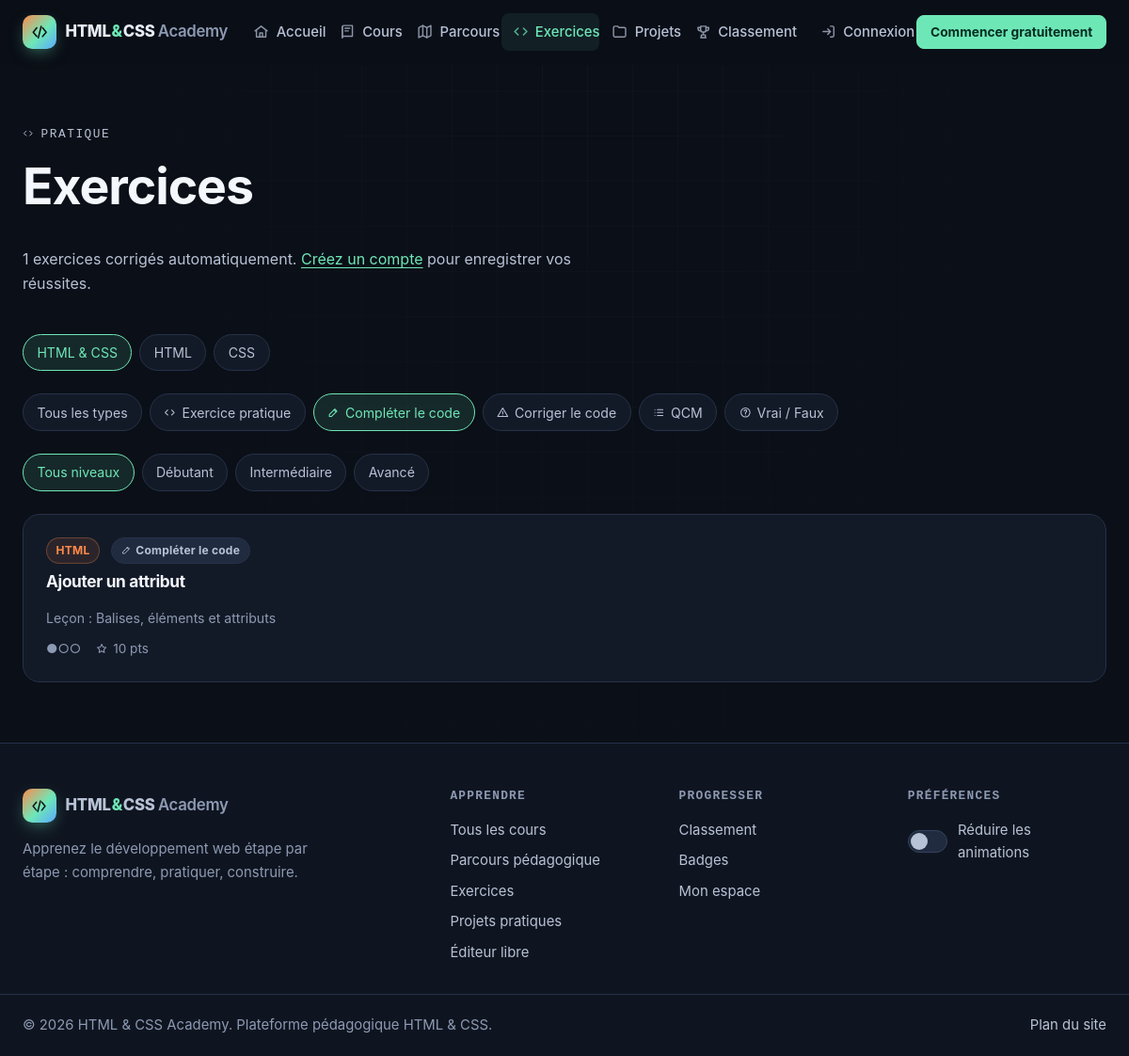
The page /exercices?type=fill on the database as committed earlier.
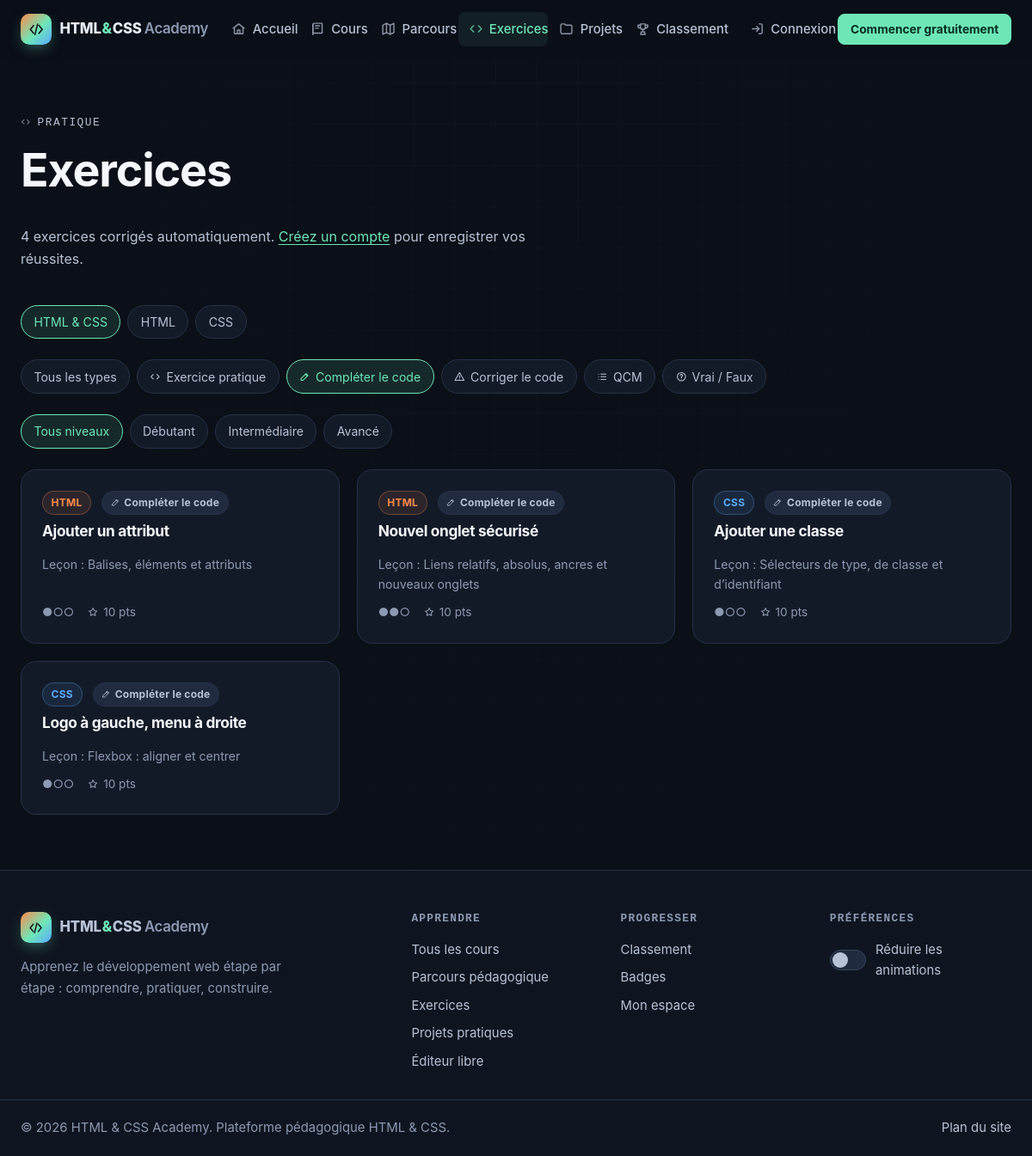
The same page on the database as committed later.
### tables this page shows
CREATE TABLE exercises (
  id               INT UNSIGNED NOT NULL AUTO_INCREMENT,
  lesson_id        INT UNSIGNED NULL,
  title            VARCHAR(150) NOT NULL,
  slug             VARCHAR(150) NOT NULL,
  type             ENUM('code','fill','fix','qcm','truefalse') NOT NULL DEFAULT 'code',
  difficulty       TINYINT UNSIGNED NOT NULL DEFAULT 1,
  instructions     TEXT         NOT NULL,
  starter_html     TEXT         NULL,
  starter_css      TEXT         NULL,
  solution_html    TEXT         NULL,
  solution_css     TEXT         NULL,
  validation_rules JSON         NULL COMMENT 'Règles de vérification automatique',
  hint             TEXT         NULL,
  explanation      TEXT         NULL,
  points           SMALLINT UNSIGNED NOT NULL DEFAULT 10,
  sort_order       SMALLINT     NOT NULL DEFAULT 0,
  created_at       DATETIME     NOT NULL DEFAULT CURRENT_TIMESTAMP,
  updated_at       DATETIME     NOT NULL DEFAULT CURRENT_TIMESTAMP ON UPDATE CURRENT_TIMESTAMP,
  PRIMARY KEY (id),
  UNIQUE KEY uq_exercises_slug (slug),
  KEY idx_exercises_lesson (lesson_id, sort_order),
  KEY idx_exercises_type (type),
  CONSTRAINT fk_exercises_lesson FOREIGN KEY (lesson_id) REFERENCES lessons (id) ON DELETE SET NULL,
  CONSTRAINT chk_exercises_difficulty CHECK (difficulty BETWEEN 1 AND 3)
);

CREATE TABLE categories (
  id          INT UNSIGNED NOT NULL AUTO_INCREMENT,
  name        VARCHAR(80)  NOT NULL,
  slug        VARCHAR(80)  NOT NULL,
  description TEXT         NULL,
  color       VARCHAR(20)  NOT NULL DEFAULT '#6ee7b7',
  sort_order  SMALLINT     NOT NULL DEFAULT 0,
  created_at  DATETIME     NOT NULL DEFAULT CURRENT_TIMESTAMP,
  updated_at  DATETIME     NOT NULL DEFAULT CURRENT_TIMESTAMP ON UPDATE CURRENT_TIMESTAMP,
  PRIMARY KEY (id),
  UNIQUE KEY uq_categories_slug (slug)
);

CREATE TABLE lessons (
  id               INT UNSIGNED NOT NULL AUTO_INCREMENT,
  module_id        INT UNSIGNED NOT NULL,
  title            VARCHAR(150) NOT NULL,
  slug             VARCHAR(150) NOT NULL,
  duration_minutes SMALLINT UNSIGNED NOT NULL DEFAULT 10,
  introduction     TEXT         NOT NULL,
  objectives       JSON         NULL COMMENT 'Liste des objectifs',
  prerequisites    JSON         NULL COMMENT 'Liste des prérequis',
  theory           MEDIUMTEXT   NOT NULL COMMENT 'Explication théorique (Markdown restreint)',
  syntax_code      TEXT         NULL COMMENT 'Syntaxe minimale',
  simple_html      TEXT         NULL,
  simple_css       TEXT         NULL,
  example_html     MEDIUMTEXT   NULL COMMENT 'Exemple détaillé (HTML)',
  example_css      MEDIUMTEXT   NULL COMMENT 'Exemple détaillé (CSS)',
  line_by_line     JSON         NULL COMMENT '[[code, explication], ...]',
  reference_items  JSON         NULL COMMENT '[[balise/propriété, description], ...]',
  common_mistakes  JSON         NULL,
  best_practices   JSON         NULL,
  practical        TEXT         NULL COMMENT 'Utilisation dans un vrai projet (Markdown)',
  summary_points   JSON         NULL,
  challenge        TEXT         NULL,
  is_published     TINYINT(1)   NOT NULL DEFAULT 1,
  sort_order       SMALLINT     NOT NULL DEFAULT 0,
  created_at       DATETIME     NOT NULL DEFAULT CURRENT_TIMESTAMP,
  updated_at       DATETIME     NOT NULL DEFAULT CURRENT_TIMESTAMP ON UPDATE CURRENT_TIMESTAMP,
  PRIMARY KEY (id),
  UNIQUE KEY uq_lessons_slug (slug),
  KEY idx_lessons_module (module_id, sort_order),
  KEY idx_lessons_published (is_published),
  CONSTRAINT fk_lessons_module FOREIGN KEY (module_id) REFERENCES modules (id) ON DELETE CASCADE
);

CREATE TABLE settings (
  id            INT UNSIGNED NOT NULL AUTO_INCREMENT,
  setting_key   VARCHAR(80)  NOT NULL,
  setting_value TEXT         NULL,
  label         VARCHAR(150) NOT NULL DEFAULT '',
  created_at    DATETIME     NOT NULL DEFAULT CURRENT_TIMESTAMP,
  updated_at    DATETIME     NOT NULL DEFAULT CURRENT_TIMESTAMP ON UPDATE CURRENT_TIMESTAMP,
  PRIMARY KEY (id),
  UNIQUE KEY uq_settings_key (setting_key)
);

### includes/navbar.php (called while the page is built, shortened)
<span class="brand__mark"><?= icon('logo') ?></span>

### includes/bootstrap.php (called while the page is built, shortened)
<?php
spl_autoload_register(static function (string $class): void {
    $file = ROOT_PATH . '/includes/classes/' . basename(str_replace('\\', '/', $class)) . '.php';
});
require ROOT_PATH . '/includes/functions.php';

### includes/classes/ExerciseModel.php (called while the page is built, shortened)
<?php
final class ExerciseModel
{
    public static function catalog(string $category = '', string $type = '', int $level = 0): array
    {
        $where = ['1 = 1'];
        $params = [];
        if ($type !== '' && isset(self::TYPES[$type])) {
            $where[] = 'e.type = ?';
            $params[] = $type;
        }
        return Database::fetchAll(
            self::BASE_SELECT . ' WHERE ' . implode(' AND ', $where) . '
             ORDER BY c.level, cat.sort_order, c.sort_order, m.sort_order, l.sort_order, e.sort_order, e.id',
            $params
        );
    }
}

### config/database.php (called while the page is built, shortened)
<?php
$env = static fn (string $key, $default = null) => ($v = getenv($key)) !== false ? $v : $default;
$database = [
    'host'     => $env('DB_HOST', '127.0.0.1'),
    'port'     => (int) $env('DB_PORT', 3306),
    'socket'   => $env('DB_SOCKET', ''),
    'name'     => $env('DB_NAME', 'html_css_academy'),
    'user'     => $env('DB_USER', 'root'),
    'pass'     => $env('DB_PASS', ''),
    'charset'  => 'utf8mb4',
];
$local = __DIR__ . '/local.php';
return $database;

### includes/classes/Database.php (called while the page is built, shortened)
<?php
final class Database
{
    private static ?PDO $pdo = null;
    public static function connection(): PDO
    {
        if (self::$pdo === null) {
            $cfg = require ROOT_PATH . '/config/database.php';
            $dsn = $cfg['socket'] !== ''
                ? sprintf('mysql:unix_socket=%s;dbname=%s;charset=%s', $cfg['socket'], $cfg['name'], $cfg['charset'])
                : sprintf('mysql:host=%s;port=%d;dbname=%s;charset=%s', $cfg['host'], $cfg['port'], $cfg['name'], $cfg['charset']);
            self::$pdo = new PDO($dsn, $cfg['user'], $cfg['pass'], [
                PDO::ATTR_ERRMODE            => PDO::ERRMODE_EXCEPTION,
                PDO::ATTR_DEFAULT_FETCH_MODE => PDO::FETCH_ASSOC,
                PDO::ATTR_EMULATE_PREPARES   => false,
                PDO::ATTR_STRINGIFY_FETCHES  => false,
            ]);
            self::$pdo->exec("SET time_zone = '" . (new DateTime())->format('P') . "'");
        }
        return self::$pdo;
    }
    public static function run(string $sql, array $params = []): PDOStatement
    {
        $stmt = self::connection()->prepare($sql);
        $stmt->execute($params);
        return $stmt;
    }
    public static function fetchAll(string $sql, array $params = []): array
    {
        return self::run($sql, $params)->fetchAll();
    }
}

### includes/classes/SettingModel.php (called while the page is built, shortened)
<?php
final class SettingModel
{
    private static ?array $cache = null;
    public static function all(): array
    {
        if (self::$cache === null) {
            self::$cache = [];
            try {
                foreach (Database::fetchAll('SELECT setting_key, setting_value, label FROM settings ORDER BY id') as $row) {
                    self::$cache[$row['setting_key']] = $row;
                }
            } catch (Throwable $e) {
                Logger::error('Settings unavailable: ' . $e->getMessage());
            }
        }
        return self::$cache;
    }
    public static function get(string $key, string $default = ''): string
    {
        return (string) (self::all()[$key]['setting_value'] ?? $default);
    }
}

### exercises/index.php (the view, shortened to what the rows shown need)
<?php
require __DIR__ . '/../includes/bootstrap.php';
$category = in_array(input('categorie'), ['html', 'css'], true) ? input('categorie') : '';
$type = array_key_exists(input('type'), ExerciseModel::TYPES) ? input('type') : '';
$level = query_int('niveau');
$exercises = ExerciseModel::catalog($category, $type, $level);
$user = current_user();
$passed = $user ? ExerciseModel::passedIds((int) $user['id']) : [];
$icons = ['code' => 'code', 'fill' => 'edit', 'fix' => 'alert', 'qcm' => 'list', 'truefalse' => 'question'];
require ROOT_PATH . '/includes/header.php';
?>
<header class="page-head container">
  <h1>Exercices</h1>
</header>
<div class="container">
  <?php if (!$exercises): ?>
    <p class="empty"><?= icon('code') ?><br>Aucun exercice ne correspond à ces filtres.</p>
  <?php else: ?>
    <div class="grid grid--3">
      <?php foreach ($exercises as $ex): $isDone = isset($passed[(int) $ex['id']]); ?>
        <a class="card card--hover card--link exercise-card<?= $isDone ? ' is-done' : '' ?>" href="<?= e(route('exercise', $ex['slug'])) ?>">
          <div class="btn-row">
            <?php if ($ex['category_slug']): ?><span class="tag tag--<?= e($ex['category_slug']) ?>"><?= e($ex['category_name']) ?></span><?php endif; ?>
            <span class="tag"><?= icon($icons[$ex['type']], 'icon icon--sm') ?> <?= e(ExerciseModel::TYPES[$ex['type']]) ?></span>
          </div>
          <h2 class="card__title" style="font-size:1.08rem"><?= e($ex['title']) ?></h2>
          <?php if ($ex['lesson_title']): ?><p class="muted" style="margin:0;font-size:.88rem">Leçon : <?= e($ex['lesson_title']) ?></p><?php endif; ?>
          <div class="card__meta" style="margin-top:auto">
            <span><?= str_repeat('●', (int) $ex['difficulty']) . str_repeat('○', 3 - (int) $ex['difficulty']) ?></span>
            <span><?= icon('star', 'icon icon--sm') ?> <?= (int) $ex['points'] ?> pts</span>
          </div>
        </a>
      <?php endforeach; ?>
    </div>
  <?php endif; ?>
</div>
<?php require ROOT_PATH . '/includes/footer.php'; ?>

### includes/functions.php (shortened to what the rows shown need)
<?php
function config(string $key, $default = null)
{
    $value = $GLOBALS['__config'];
    foreach (explode('.', $key) as $part) {
        $value = $value[$part];
    }
    return $value;
}
function e($value): string
{
    return htmlspecialchars((string) $value, ENT_QUOTES | ENT_SUBSTITUTE, 'UTF-8');
}
function base_path(): string
{
    static $base = null;
    if ($base !== null) {
        return $base;
    }
    $docRoot = realpath($_SERVER['DOCUMENT_ROOT'] ?? '') ?: '';
    $root = realpath(ROOT_PATH) ?: ROOT_PATH;
    if ($docRoot !== '' && str_starts_with($root, $docRoot)) {
        return $base = rtrim(str_replace('\\', '/', substr($root, strlen($docRoot))), '/');
    }
    return $base = '';
}
function url(string $path = ''): string
{
    return base_path() . '/' . ltrim($path, '/');
}
function route(string $name, ?string $param = null): string
{
    $pretty = [
        'home'        => '',
        'courses'     => 'cours',
        'course'      => 'cours/%s',
        'lesson'      => 'lecon/%s',
        'path'        => 'parcours',
        'exercises'   => 'exercices',
        'exercise'    => 'exercice/%s',
        'projects'    => 'projets',
        'project'     => 'projet/%s',
        'leaderboard' => 'classement',
        'playground'  => 'editeur',
        'certificate' => 'certificat/%s',
    ];
    $plain = [
        'home'        => '',
        'courses'     => 'courses/index.php',
        'course'      => 'courses/course.php?slug=%s',
        'lesson'      => 'courses/lesson.php?slug=%s',
        'path'        => 'parcours.php',
        'exercises'   => 'exercises/index.php',
        'exercise'    => 'exercises/exercise.php?slug=%s',
        'projects'    => 'projects/index.php',
        'project'     => 'projects/project.php?slug=%s',
        'leaderboard' => 'leaderboard.php',
        'playground'  => 'playground.php',
        'certificate' => 'certificate.php?id=%s',
    ];
    $map = config('app.pretty_urls') ? $pretty : $plain;
    $pattern = $map[$name] ?? $name;
    return url($param !== null ? sprintf($pattern, rawurlencode($param)) : $pattern);
}
function input(string $key, string $default = ''): string
{
    $v = $_POST[$key] ?? $_GET[$key] ?? $default;
    return is_string($v) ? trim($v) : $default;
}
function query_int(string $key, int $default = 0): int
{
    $v = filter_var($_GET[$key] ?? null, FILTER_VALIDATE_INT);
    return $v === false || $v === null ? $default : (int) $v;
}
function icon(string $name, string $class = 'icon'): string
{
    return sprintf(
        '<svg class="%s" aria-hidden="true" focusable="false"><use href="%s#%s"></use></svg>',
        e($class),
        e(url('assets/icons/sprite.svg')),
        e($name)
    );
}
function setting(string $key, string $default = ''): string
{
    return SettingModel::get($key, $default);
}

### includes/footer.php (shortened to what the rows shown need)
  </main>
  <footer class="site-footer">
    <div class="container site-footer__grid">
      <nav aria-label="Apprendre">
        <h2 class="site-footer__title">Apprendre</h2>
      </nav>
      <nav aria-label="Communauté">
        <h2 class="site-footer__title">Progresser</h2>
      </nav>
      <div>
        <h2 class="site-footer__title">Préférences</h2>
      </div>
    </div>
    <div class="container site-footer__bottom">
      <p>&copy; <?= date('Y') ?> <?= e(setting('site_name', config('app.name'))) ?>. Plateforme pédagogique HTML &amp; CSS.</p>
      <p><a href="<?= e(url('sitemap.xml')) ?>">Plan du site</a></p>
    </div>
  </footer>
</body>
</html>

Rows that differ between the two databases and show on the page:
added exercises: categories.name "HTML", type "Compléter le code", title "Nouvel onglet sécurisé", lesson.title "Liens relatifs, absolus, ancres et nouveaux onglets", difficulty "●●", difficulty "○", points "10"
added exercises: categories.name "CSS", type "Compléter le code", title "Ajouter une classe", lesson.title "Sélecteurs de type, de classe et d’identifiant", difficulty "●", difficulty "○○", points "10"
added exercises: categories.name "CSS", type "Compléter le code", title "Logo à gauche, menu à droite", lesson.title "Flexbox : aligner et centrer", difficulty "●", difficulty "○○", points "10"
Other text that changed with them:
count($exercises): "1" → "4"
